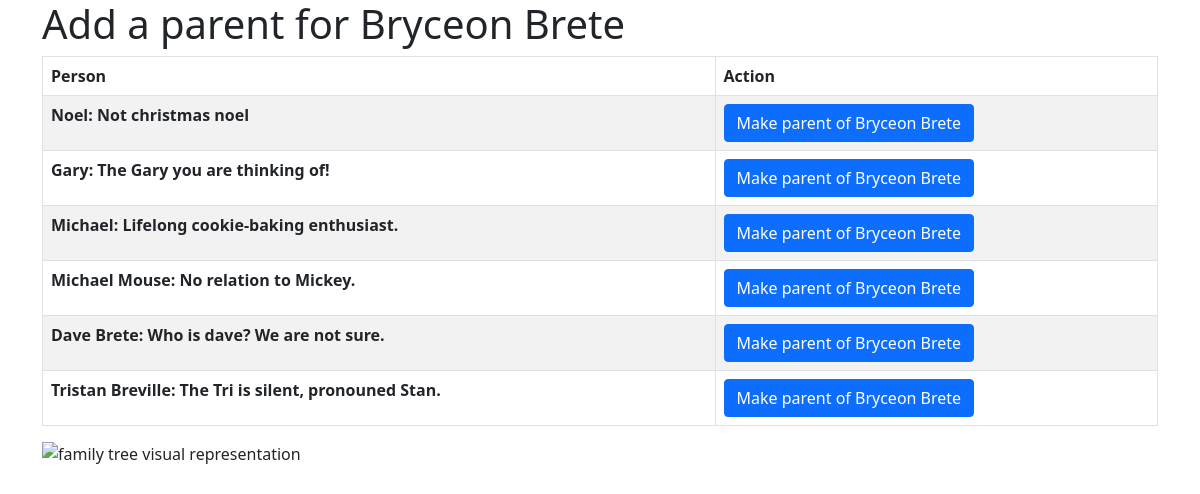
The page /add_parent/8 on the database its author committed.
### tables this page shows
CREATE TABLE People (
        id INTEGER PRIMARY KEY AUTOINCREMENT NOT NULL ,
        name varchar(255) DEFAULT NULL,
        bio mediumtext DEFAULT NULL);

### server.py (the view)
@app.route('/add_parent/<id>', methods=['GET'])
def add_parent(id):
    conn = sqlite3.connect(DB_PATH)
    cursor = conn.execute(f'SELECT name FROM People WHERE id={id}')
    data = cursor.fetchall()
    person_name = data[0]
    cursor = conn.execute(f'SELECT * FROM People WHERE id!={id}')
    data = cursor.fetchall()
    return render_template('add_parent.html', title='Add a parent', person = person_name, child_id = id, people=data)

### templates/add_parent.html (shortened to what this page needs)
<html>
    <head>
        <link href="https://cdn.jsdelivr.net/npm/bootstrap@5.0.2/dist/css/bootstrap.min.css" rel="stylesheet">
    </head>
    <body>
        <div class="container-lg">
        <h1>
        </h1>
        <table class="table table-bordered table-striped table-hover">
            <thead>
                <th scope="col">Person</th>
                <th scope="col">Action</th>
            </thead>
            <tbody>
                {% for id, name, bio in people: %}
                <tr>
                    <th scope="row">{{ name }}: {{ bio }} </th>
                    <td>
                        <a class="btn btn-primary" href="{{ url_for('add_edge', parent_id=id, child_id=child_id) }}">Make parent of {{ person[0] }}</a>
                    </td>
                </tr>
                {% endfor %}
        </table>
        <img src="{{ family_tree_img }}" alt="family tree visual representation">
        </div>
    </body>
</html>

### rows shown on the page
People: name "Noel", bio "Not christmas noel"
People: name "Bryceon Brete"
People: name "Gary", bio "The Gary you are thinking of!"
People: name "Michael", bio "Lifelong cookie-baking enthusiast."
People: name "Michael Mouse", bio "No relation to Mickey."
People: name "Dave Brete", bio "Who is dave? We are not sure."
People: name "Tristan Breville", bio "The Tri is silent, pronouned Stan."
